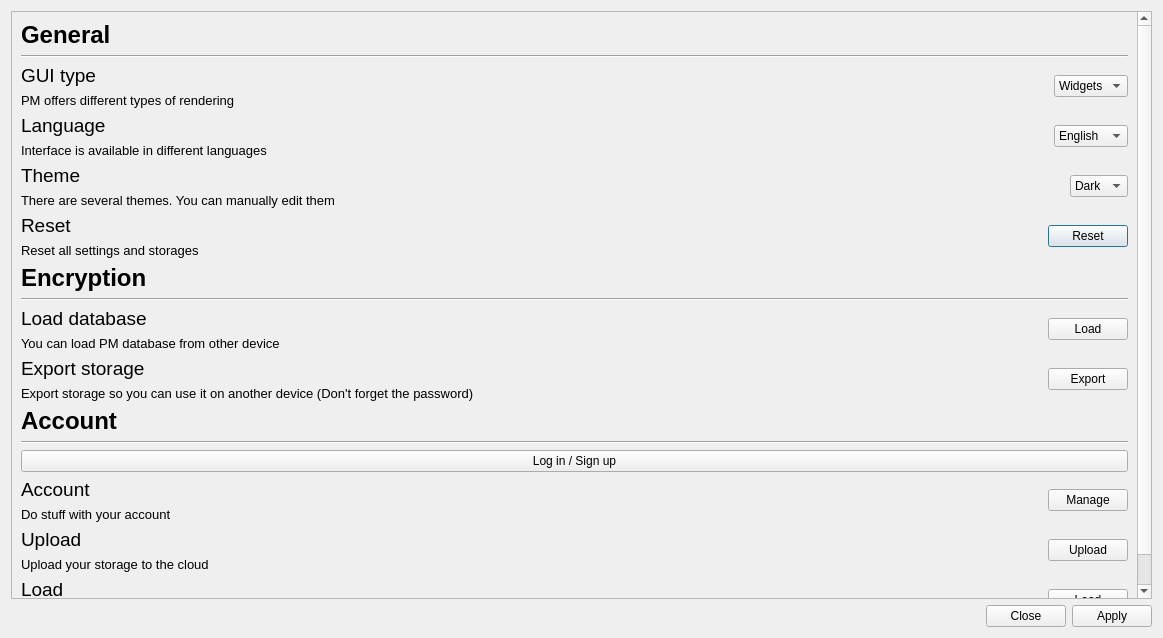
<?xml version="1.0" encoding="UTF-8"?>
<ui version="4.0">
 <class>SettingsDialog</class>
 <widget class="QDialog" name="SettingsDialog">
  <property name="geometry">
   <rect>
    <x>0</x>
    <y>0</y>
    <width>1163</width>
    <height>638</height>
   </rect>
  </property>
  <property name="windowTitle">
   <string>Dialog</string>
  </property>
  <layout class="QGridLayout" name="gridLayout">
   <item row="0" column="0">
    <widget class="QScrollArea" name="scrollArea">
     <property name="sizePolicy">
      <sizepolicy hsizetype="Expanding" vsizetype="Expanding">
       <horstretch>0</horstretch>
       <verstretch>0</verstretch>
      </sizepolicy>
     </property>
     <property name="minimumSize">
      <size>
       <width>0</width>
       <height>0</height>
      </size>
     </property>
     <property name="verticalScrollBarPolicy">
      <enum>Qt::ScrollBarPolicy::ScrollBarAlwaysOn</enum>
     </property>
     <property name="horizontalScrollBarPolicy">
      <enum>Qt::ScrollBarPolicy::ScrollBarAlwaysOff</enum>
     </property>
     <property name="sizeAdjustPolicy">
      <enum>QAbstractScrollArea::SizeAdjustPolicy::AdjustIgnored</enum>
     </property>
     <property name="widgetResizable">
      <bool>true</bool>
     </property>
     <widget class="QWidget" name="scrollAreaWidgetContents">
      <property name="geometry">
       <rect>
        <x>0</x>
        <y>0</y>
        <width>1129</width>
        <height>664</height>
       </rect>
      </property>
      <layout class="QVBoxLayout" name="verticalLayout_10">
       <item>
        <widget class="QLabel" name="label">
         <property name="sizePolicy">
          <sizepolicy hsizetype="Preferred" vsizetype="Expanding">
           <horstretch>0</horstretch>
           <verstretch>0</verstretch>
          </sizepolicy>
         </property>
         <property name="maximumSize">
          <size>
           <width>16777215</width>
           <height>50</height>
          </size>
         </property>
         <property name="font">
          <font>
           <pointsize>18</pointsize>
           <bold>true</bold>
          </font>
         </property>
         <property name="text">
          <string>General</string>
         </property>
        </widget>
       </item>
       <item>
        <widget class="Line" name="generalLine">
         <property name="orientation">
          <enum>Qt::Orientation::Horizontal</enum>
         </property>
        </widget>
       </item>
       <item>
        <layout class="QHBoxLayout" name="guiTypeLayout">
         <item>
          <layout class="QVBoxLayout" name="verticalLayout">
           <item>
            <widget class="QLabel" name="guiTypeTitle">
             <property name="font">
              <font>
               <pointsize>14</pointsize>
              </font>
             </property>
             <property name="text">
              <string>GUI type</string>
             </property>
            </widget>
           </item>
           <item>
            <widget class="QLabel" name="guiTypeDescription">
             <property name="font">
              <font>
               <pointsize>10</pointsize>
              </font>
             </property>
             <property name="text">
              <string>PM offers different types of rendering</string>
             </property>
            </widget>
           </item>
          </layout>
         </item>
         <item>
          <spacer name="horizontalSpacer">
           <property name="orientation">
            <enum>Qt::Orientation::Horizontal</enum>
           </property>
           <property name="sizeHint" stdset="0">
            <size>
             <width>40</width>
             <height>20</height>
            </size>
           </property>
          </spacer>
         </item>
         <item>
          <widget class="QComboBox" name="guiTypeBox">
           <item>
            <property name="text">
             <string>Widgets</string>
            </property>
           </item>
           <item>
            <property name="text">
             <string>Quick</string>
            </property>
           </item>
          </widget>
         </item>
        </layout>
       </item>
       <item>
        <layout class="QHBoxLayout" name="languageLayout">
         <item>
          <layout class="QVBoxLayout" name="verticalLayout_2">
           <item>
            <widget class="QLabel" name="languageTitle">
             <property name="font">
              <font>
               <pointsize>14</pointsize>
              </font>
             </property>
             <property name="text">
              <string>Language</string>
             </property>
            </widget>
           </item>
           <item>
            <widget class="QLabel" name="languageDescription">
             <property name="font">
              <font>
               <pointsize>10</pointsize>
              </font>
             </property>
             <property name="text">
              <string>Interface is available in different languages</string>
             </property>
            </widget>
           </item>
          </layout>
         </item>
         <item>
          <spacer name="horizontalSpacer_2">
           <property name="orientation">
            <enum>Qt::Orientation::Horizontal</enum>
           </property>
           <property name="sizeHint" stdset="0">
            <size>
             <width>40</width>
             <height>20</height>
            </size>
           </property>
          </spacer>
         </item>
         <item>
          <widget class="QComboBox" name="languageBox">
           <item>
            <property name="text">
             <string>English</string>
            </property>
           </item>
           <item>
            <property name="text">
             <string>Russian</string>
            </property>
           </item>
          </widget>
         </item>
        </layout>
       </item>
       <item>
        <layout class="QHBoxLayout" name="guiTypeLayout_2">
         <item>
          <layout class="QVBoxLayout" name="verticalLayout_6">
           <item>
            <widget class="QLabel" name="guiThemeTitle">
             <property name="font">
              <font>
               <pointsize>14</pointsize>
              </font>
             </property>
             <property name="text">
              <string>Theme</string>
             </property>
            </widget>
           </item>
           <item>
            <widget class="QLabel" name="guiThemeDescription">
             <property name="font">
              <font>
               <pointsize>10</pointsize>
              </font>
             </property>
             <property name="text">
              <string>There are several themes. You can manually edit them</string>
             </property>
            </widget>
           </item>
          </layout>
         </item>
         <item>
          <spacer name="horizontalSpacer_6">
           <property name="orientation">
            <enum>Qt::Orientation::Horizontal</enum>
           </property>
           <property name="sizeHint" stdset="0">
            <size>
             <width>40</width>
             <height>20</height>
            </size>
           </property>
          </spacer>
         </item>
         <item>
          <widget class="QComboBox" name="guiThemeBox">
           <item>
            <property name="text">
             <string>Dark</string>
            </property>
           </item>
           <item>
            <property name="text">
             <string>Light</string>
            </property>
           </item>
          </widget>
         </item>
        </layout>
       </item>
       <item>
        <layout class="QHBoxLayout" name="horizontalLayout">
         <item>
          <layout class="QVBoxLayout" name="verticalLayout_3">
           <item>
            <widget class="QLabel" name="resetTitle">
             <property name="font">
              <font>
               <pointsize>14</pointsize>
              </font>
             </property>
             <property name="text">
              <string>Reset</string>
             </property>
            </widget>
           </item>
           <item>
            <widget class="QLabel" name="resetDescription">
             <property name="font">
              <font>
               <pointsize>10</pointsize>
              </font>
             </property>
             <property name="text">
              <string>Reset all settings and storages</string>
             </property>
            </widget>
           </item>
          </layout>
         </item>
         <item>
          <spacer name="horizontalSpacer_3">
           <property name="orientation">
            <enum>Qt::Orientation::Horizontal</enum>
           </property>
           <property name="sizeHint" stdset="0">
            <size>
             <width>40</width>
             <height>20</height>
            </size>
           </property>
          </spacer>
         </item>
         <item>
          <widget class="QPushButton" name="resetButton">
           <property name="text">
            <string>Reset</string>
           </property>
          </widget>
         </item>
        </layout>
       </item>
       <item>
        <widget class="QLabel" name="label_2">
         <property name="sizePolicy">
          <sizepolicy hsizetype="Preferred" vsizetype="Expanding">
           <horstretch>0</horstretch>
           <verstretch>0</verstretch>
          </sizepolicy>
         </property>
         <property name="maximumSize">
          <size>
           <width>16777215</width>
           <height>50</height>
          </size>
         </property>
         <property name="font">
          <font>
           <pointsize>18</pointsize>
           <bold>true</bold>
          </font>
         </property>
         <property name="text">
          <string>Encryption</string>
         </property>
        </widget>
       </item>
       <item>
        <widget class="Line" name="encryptionLine">
         <property name="orientation">
          <enum>Qt::Orientation::Horizontal</enum>
         </property>
        </widget>
       </item>
       <item>
        <layout class="QHBoxLayout" name="languageLayout_3">
         <item>
          <layout class="QVBoxLayout" name="verticalLayout_4">
           <item>
            <widget class="QLabel" name="loadTitle">
             <property name="font">
              <font>
               <pointsize>14</pointsize>
              </font>
             </property>
             <property name="text">
              <string>Load database</string>
             </property>
            </widget>
           </item>
           <item>
            <widget class="QLabel" name="loadDescription">
             <property name="font">
              <font>
               <pointsize>10</pointsize>
              </font>
             </property>
             <property name="text">
              <string>You can load PM database from other device</string>
             </property>
            </widget>
           </item>
          </layout>
         </item>
         <item>
          <spacer name="horizontalSpacer_4">
           <property name="orientation">
            <enum>Qt::Orientation::Horizontal</enum>
           </property>
           <property name="sizeHint" stdset="0">
            <size>
             <width>40</width>
             <height>20</height>
            </size>
           </property>
          </spacer>
         </item>
         <item>
          <widget class="QPushButton" name="loadButton">
           <property name="text">
            <string>Load</string>
           </property>
          </widget>
         </item>
        </layout>
       </item>
       <item>
        <layout class="QHBoxLayout" name="languageLayout_4">
         <item>
          <layout class="QVBoxLayout" name="verticalLayout_5">
           <item>
            <widget class="QLabel" name="exportTitle">
             <property name="font">
              <font>
               <pointsize>14</pointsize>
              </font>
             </property>
             <property name="text">
              <string>Export storage</string>
             </property>
            </widget>
           </item>
           <item>
            <widget class="QLabel" name="exportDescription">
             <property name="font">
              <font>
               <pointsize>10</pointsize>
              </font>
             </property>
             <property name="text">
              <string>Export storage so you can use it on another device (Don't forget the password)</string>
             </property>
             <property name="wordWrap">
              <bool>false</bool>
             </property>
            </widget>
           </item>
          </layout>
         </item>
         <item>
          <spacer name="horizontalSpacer_5">
           <property name="orientation">
            <enum>Qt::Orientation::Horizontal</enum>
           </property>
           <property name="sizeHint" stdset="0">
            <size>
             <width>40</width>
             <height>20</height>
            </size>
           </property>
          </spacer>
         </item>
         <item>
          <widget class="QPushButton" name="exportButton">
           <property name="text">
            <string>Export</string>
           </property>
          </widget>
         </item>
        </layout>
       </item>
       <item>
        <widget class="QLabel" name="label_3">
         <property name="sizePolicy">
          <sizepolicy hsizetype="Preferred" vsizetype="Expanding">
           <horstretch>0</horstretch>
           <verstretch>0</verstretch>
          </sizepolicy>
         </property>
         <property name="maximumSize">
          <size>
           <width>16777215</width>
           <height>50</height>
          </size>
         </property>
         <property name="font">
          <font>
           <pointsize>18</pointsize>
           <bold>true</bold>
          </font>
         </property>
         <property name="text">
          <string>Account</string>
         </property>
        </widget>
       </item>
       <item>
        <widget class="Line" name="generalLine_2">
         <property name="orientation">
          <enum>Qt::Orientation::Horizontal</enum>
         </property>
        </widget>
       </item>
       <item>
        <widget class="QPushButton" name="authButton">
         <property name="text">
          <string>Log in / Sign up</string>
         </property>
        </widget>
       </item>
       <item>
        <layout class="QHBoxLayout" name="languageLayout_5">
         <item>
          <layout class="QVBoxLayout" name="verticalLayout_7">
           <item>
            <widget class="QLabel" name="accountTitle">
             <property name="enabled">
              <bool>true</bool>
             </property>
             <property name="font">
              <font>
               <pointsize>14</pointsize>
              </font>
             </property>
             <property name="text">
              <string>Account</string>
             </property>
            </widget>
           </item>
           <item>
            <widget class="QLabel" name="accountDescription">
             <property name="enabled">
              <bool>true</bool>
             </property>
             <property name="font">
              <font>
               <pointsize>10</pointsize>
              </font>
             </property>
             <property name="text">
              <string>Do stuff with your account</string>
             </property>
            </widget>
           </item>
          </layout>
         </item>
         <item>
          <spacer name="horizontalSpacer_7">
           <property name="orientation">
            <enum>Qt::Orientation::Horizontal</enum>
           </property>
           <property name="sizeHint" stdset="0">
            <size>
             <width>40</width>
             <height>20</height>
            </size>
           </property>
          </spacer>
         </item>
         <item>
          <widget class="QPushButton" name="manageAccBtn">
           <property name="enabled">
            <bool>true</bool>
           </property>
           <property name="text">
            <string>Manage</string>
           </property>
          </widget>
         </item>
        </layout>
       </item>
       <item>
        <layout class="QHBoxLayout" name="languageLayout_6">
         <item>
          <layout class="QVBoxLayout" name="verticalLayout_8">
           <item>
            <widget class="QLabel" name="uploadTitle">
             <property name="font">
              <font>
               <pointsize>14</pointsize>
              </font>
             </property>
             <property name="text">
              <string>Upload</string>
             </property>
            </widget>
           </item>
           <item>
            <widget class="QLabel" name="uploadDescription">
             <property name="font">
              <font>
               <pointsize>10</pointsize>
              </font>
             </property>
             <property name="text">
              <string>Upload your storage to the cloud</string>
             </property>
            </widget>
           </item>
          </layout>
         </item>
         <item>
          <spacer name="horizontalSpacer_8">
           <property name="orientation">
            <enum>Qt::Orientation::Horizontal</enum>
           </property>
           <property name="sizeHint" stdset="0">
            <size>
             <width>40</width>
             <height>20</height>
            </size>
           </property>
          </spacer>
         </item>
         <item>
          <widget class="QPushButton" name="uploadButton">
           <property name="text">
            <string>Upload</string>
           </property>
          </widget>
         </item>
        </layout>
       </item>
       <item>
        <layout class="QHBoxLayout" name="languageLayout_7">
         <item>
          <layout class="QVBoxLayout" name="verticalLayout_9">
           <item>
            <widget class="QLabel" name="loadStorageTitle">
             <property name="font">
              <font>
               <pointsize>14</pointsize>
              </font>
             </property>
             <property name="text">
              <string>Load</string>
             </property>
            </widget>
           </item>
           <item>
            <widget class="QLabel" name="loadStorageDescription">
             <property name="font">
              <font>
               <pointsize>10</pointsize>
              </font>
             </property>
             <property name="text">
              <string>Load your storage from the cloud</string>
             </property>
            </widget>
           </item>
          </layout>
         </item>
         <item>
          <spacer name="horizontalSpacer_9">
           <property name="orientation">
            <enum>Qt::Orientation::Horizontal</enum>
           </property>
           <property name="sizeHint" stdset="0">
            <size>
             <width>40</width>
             <height>20</height>
            </size>
           </property>
          </spacer>
         </item>
         <item>
          <widget class="QPushButton" name="loadStorageButton">
           <property name="text">
            <string>Load</string>
           </property>
          </widget>
         </item>
        </layout>
       </item>
      </layout>
     </widget>
    </widget>
   </item>
   <item row="1" column="0">
    <layout class="QHBoxLayout" name="horizontalLayout_2">
     <item>
      <spacer name="horizontalSpacer_10">
       <property name="orientation">
        <enum>Qt::Orientation::Horizontal</enum>
       </property>
       <property name="sizeHint" stdset="0">
        <size>
         <width>40</width>
         <height>20</height>
        </size>
       </property>
      </spacer>
     </item>
     <item>
      <widget class="QPushButton" name="closeButton">
       <property name="text">
        <string>Close</string>
       </property>
      </widget>
     </item>
     <item>
      <widget class="QPushButton" name="applyButton">
       <property name="text">
        <string>Apply</string>
       </property>
      </widget>
     </item>
    </layout>
   </item>
  </layout>
 </widget>
 <resources/>
 <connections/>
</ui>
